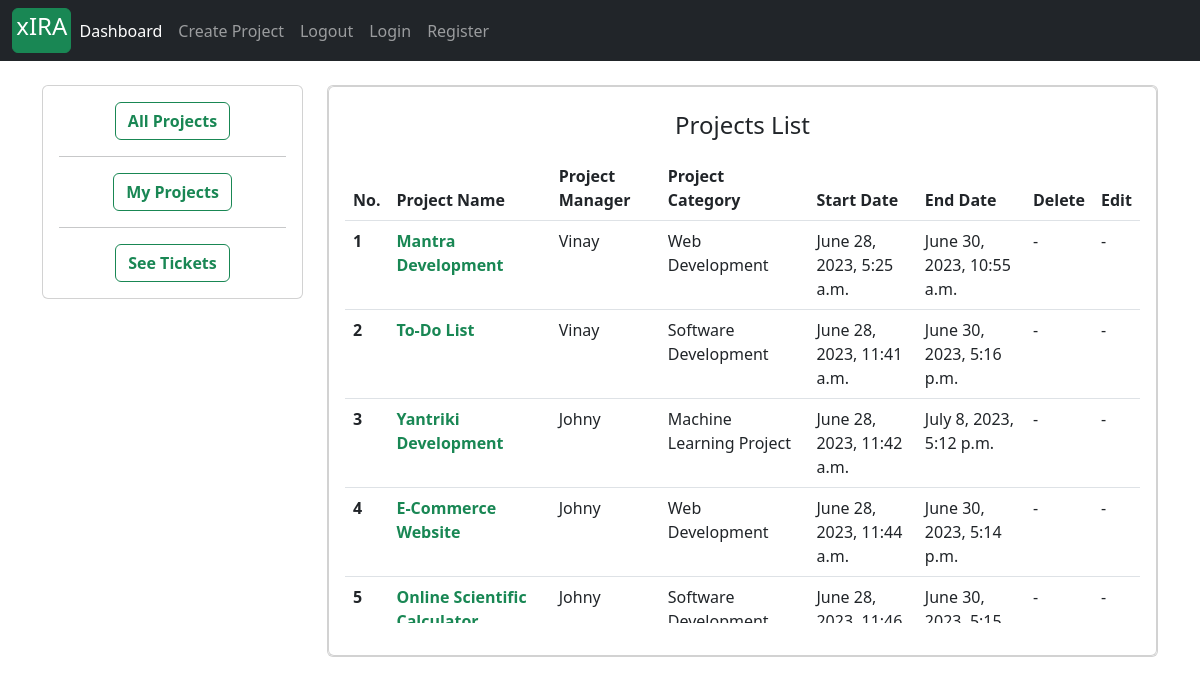
/dashboard/, run on the app's committed database.
### projects/models.py (models this page shows, shortened)
class Project(models.Model):
    project_name         = models.CharField(max_length=30)
    project_description  = models.TextField(max_length=600, blank=True)
    project_category     = models.CharField(max_length=30, choices=choices)
    project_manager      =  models.ForeignKey(ProjectManager, on_delete=models.SET_NULL, null=True)
    assignees            =  models.ManyToManyField(Account)
    start_date           = models.DateTimeField(auto_now_add=True)
    estimated_end_date   = models.DateTimeField()

### accounts/models.py (models this page shows, shortened)
class ProjectManager(models.Model):
    project_manager = models.OneToOneField(Account, on_delete=models.CASCADE)
    domain          = models.CharField(max_length=40, choices=choices_1)
    def __str__(self):
        return self.project_manager.first_name

class Account(AbstractBaseUser):
    first_name           = models.CharField(max_length=50)
    last_name            = models.CharField(max_length=50)
    work_email           = models.EmailField(max_length=100, unique=True)
    contact_number       = models.CharField(max_length=50)
    work_profile         = models.CharField(max_length=30, choices=choices)
    date_joined     = models.DateTimeField(auto_now_add=True)
    last_login      = models.DateTimeField(auto_now_add=True)
    is_admin        = models.BooleanField(default=False)
    is_staff        = models.BooleanField(default=False)
    is_active        = models.BooleanField(default=False)
    is_superadmin        = models.BooleanField(default=False)
    USERNAME_FIELD = 'work_email'
    REQUIRED_FIELDS = ['first_name', 'last_name']
    objects = MyAccountManager()

### xIRA/views.py (the view)
# urls.py: path('dashboard/', views.dashboard, name='dashboard'),
def dashboard(request, user_id=None):
    if user_id is None:
        projects = Project.objects.all()
    else:
        user_object = Account.objects.get(id=user_id)
        projects = user_object.project_set.all()
    context = {
        'projects': projects,
    }
    return render(request, 'landingPage.html', context)

### projects/context_processors.py (called while the page is built)
def create_project_form(request):
    form = ProjectCreationForm()
    context = {
        'project_creation_form': form
    }
    return context

### templates/landingPage.html
{% extends 'base.html' %}
{% block content %}
<div class="container mt-4">
 <div class="row">
    <div class="col-sm-3" style="">
      <div class="card">
    <div class="card-body text-center">
      <a href="{% url 'dashboard' %}" class="btn btn-outline-success"  style="text-decoration: none"><strong>All Projects</strong></a>
    <hr>
      <a href="{% url 'dashboard' request.user.id %}" class="btn btn-outline-success"  style="text-decoration: none"><strong>My Projects</strong></a>
    <hr>
      <a href="#" class="btn btn-outline-success"  style="text-decoration: none"><strong>See Tickets</strong></a>
    </div>
      </div>
    </div>
    <div class="col-lg" style="">
        <div class="card">
  <div class="card">
    <div class="card-body">
    <table class="table caption-top" style="position: relative;height: 520px;overflow: auto;display: block;" id="project_table">
  <caption><h4 class="text-dark text-center">Projects List</h4></caption>
  <thead>
    <tr>
      <th scope="col">No.</th>
      <th scope="col">
          Project Name
      </th>
      <th scope="col">Project Manager</th>
      <th scope="col">Project Category</th>
      <th scope="col">Start Date</th>
      <th scope="col">End Date</th>
        <th scope="col">Delete</th>
        <th scope="col">Edit</th>
    </tr>
  </thead>
{% for project in projects %}
  <tbody>
    <tr>
      <th scope="row">{{forloop.counter}}</th>
      <td>
              <a href="{% url 'project_detail' project.id %}" style="text-decoration: none" ><strong class="text-success">{{project.project_name}}</strong></a>
      </td>
      <td>
          <a href="{% url 'manager_dashboard' project.project_manager.project_manager.id %}" style="text-decoration: none; color: hotpink;" class="text-dark">{{project.project_manager}}</a>
      </td>
      <td>
      <a href="{% url 'project_category_dashboard' project.project_category|slugify %}" style="text-decoration: none; color: hotpink;" class="text-dark">{{project.project_category}}</a>
      </td>
      <td>{{project.start_date}}</td>
      <td>{{project.estimated_end_date}}</td>
      {% if request.user.is_project_manager and project.project_manager.project_manager == request.user %}
        <td><a href="{% url 'delete_project' project.id %}" style="text-decoration: none; color: hotpink;" class="text-success">Delete</a></td>
        <td><a href="{% url 'edit_project' project.id %}" style="text-decoration: none; color: hotpink;" class="text-success">Edit</a></td>
      {% else %}
        <td>-</td>
        <td>-</td>
      {% endif %}
    </tr>
{% endfor %}
  </tbody>
</table>
      </div>
  </div>
      </div>
        </div>
    </div>
</div>
{% endblock %}

### data on the page
Project: project_name "Mantra Development", project_manager "Vinay", project_category "Web Development", start_date "June 28, 2023, 5:25 a.m.", estimated_end_date "June 30, 2023, 10:55 a.m."
Project: project_name "To-Do List", project_manager "Vinay", project_category "Software Development", start_date "June 28, 2023, 11:41 a.m.", estimated_end_date "June 30, 2023, 5:16 p.m."
Project: project_name "Yantriki Development", project_manager "Johny", project_category "Machine Learning Project", start_date "June 28, 2023, 11:42 a.m.", estimated_end_date "July 8, 2023, 5:12 p.m."
Project: project_name "E-Commerce Website", project_manager "Johny", project_category "Web Development", start_date "June 28, 2023, 11:44 a.m.", estimated_end_date "June 30, 2023, 5:14 p.m."
Project: project_name "Online Scientific…", project_manager "Johny", project_category "Software…", start_date "June 28,…", estimated_end_date "June 30,…"
